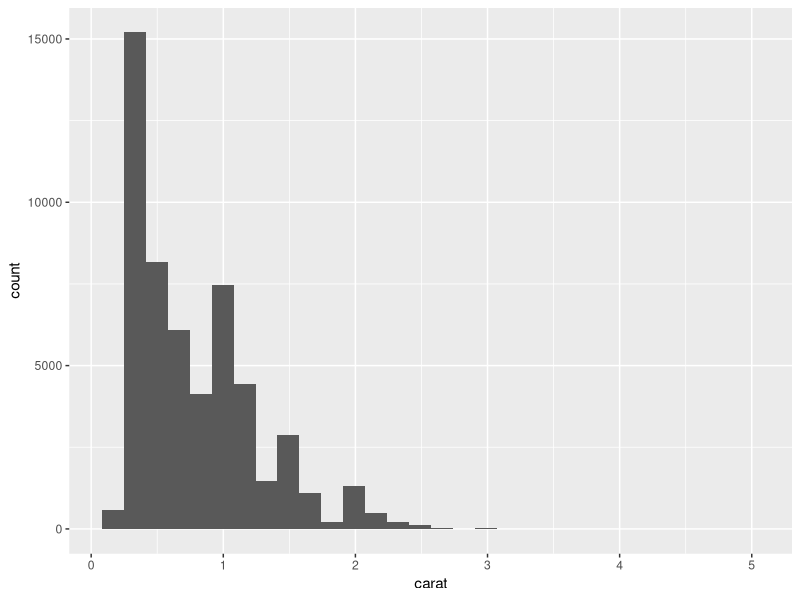
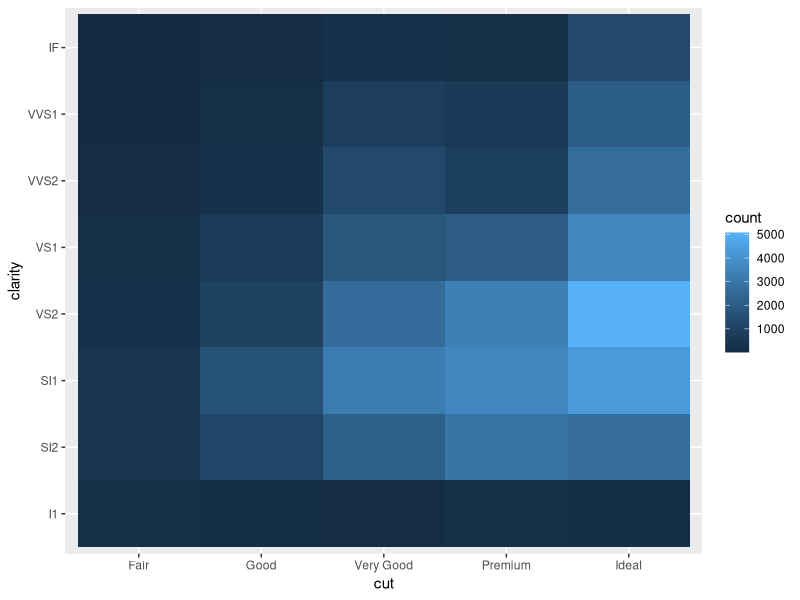
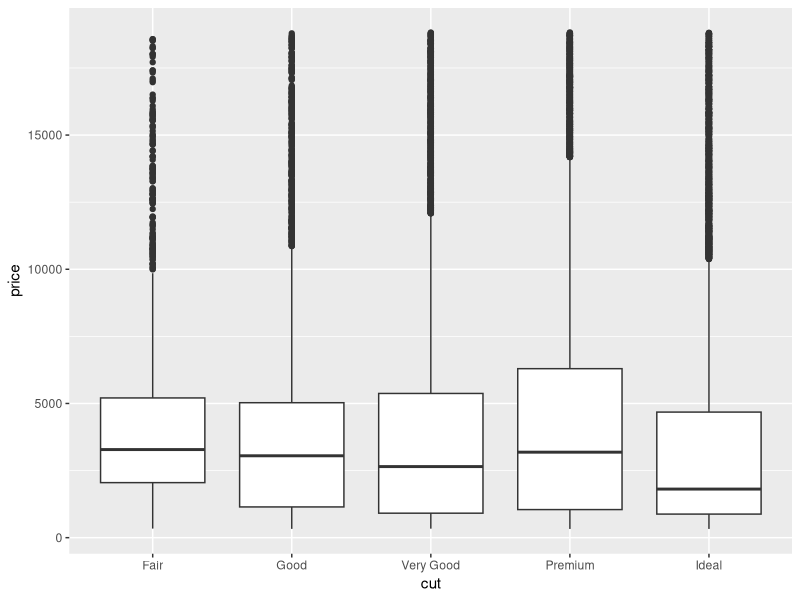
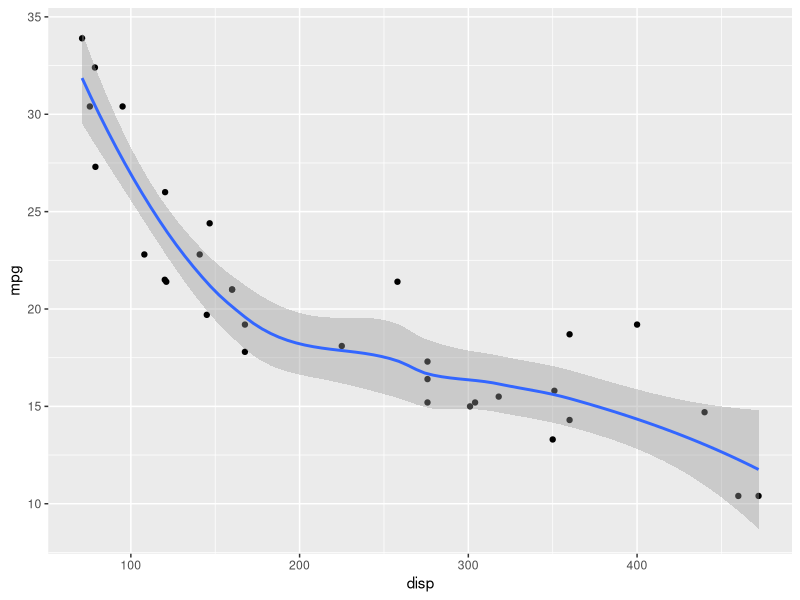
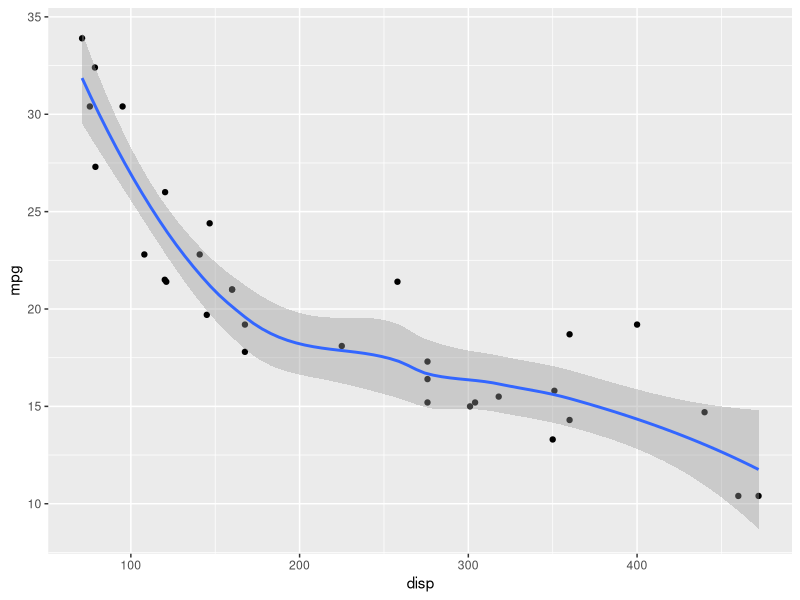
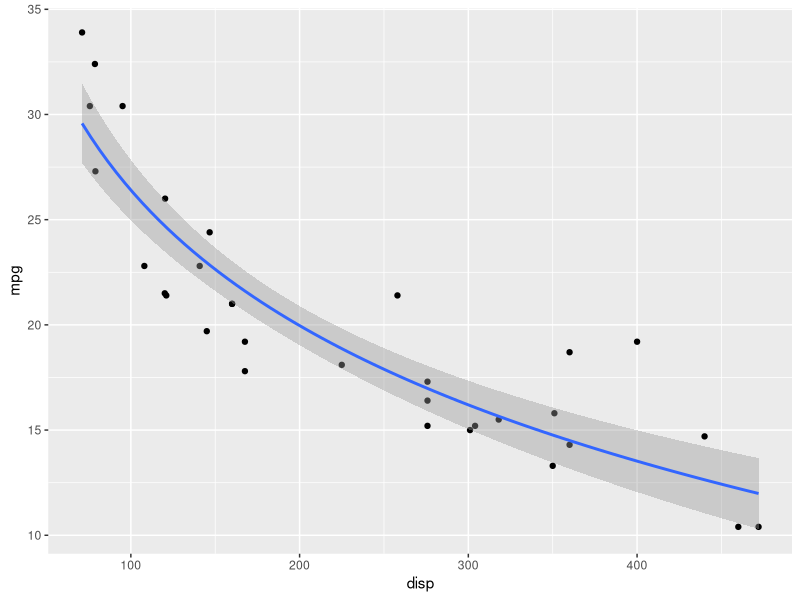
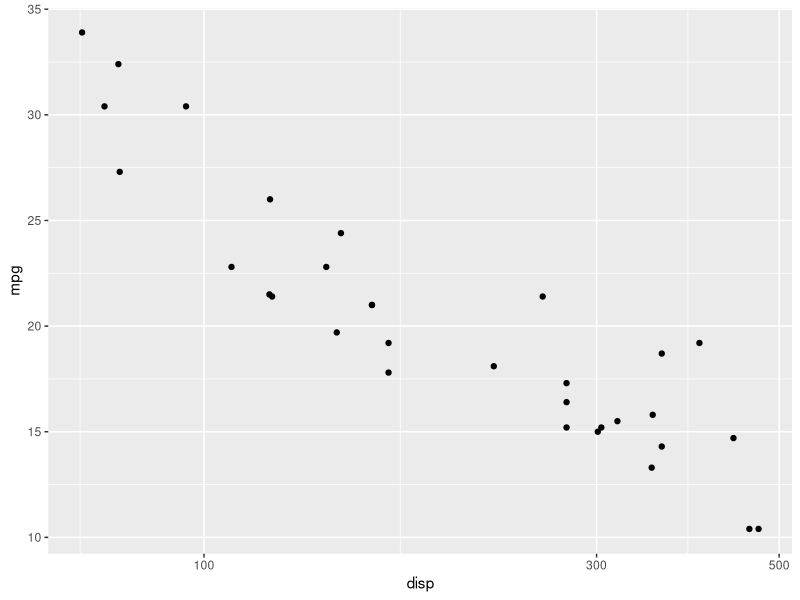
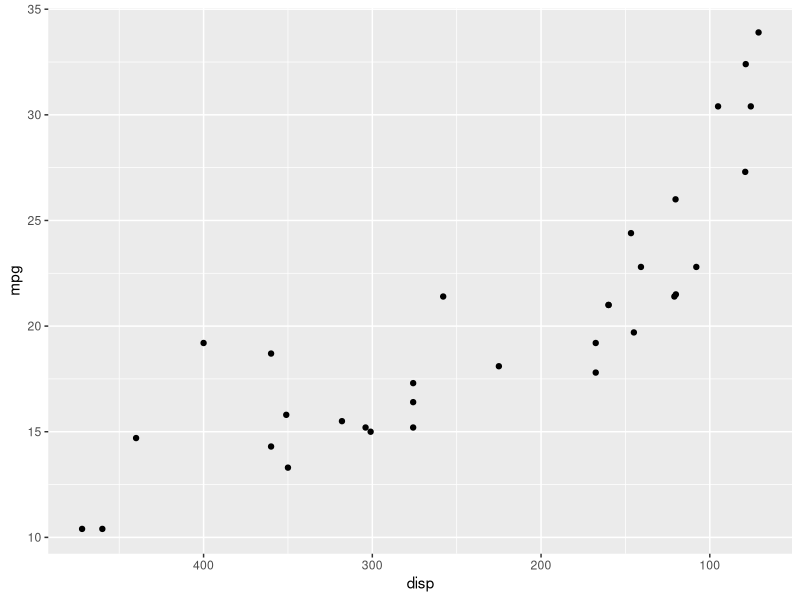

These figures' R source, in order:
### Stats and Scales

library(ggplot2)

# Same as hist
ggplot(diamonds, aes(x = carat)) + 
  stat_bin()

# Heatmap, but different than prev module, as we are looking at counts. Shows a stat diff. b/w layers
ggplot(diamonds, aes(x = cut, y = clarity)) + 
  stat_bin2d()

# x should be factor/categorical and y should be continuous for box plot to work
ggplot(diamonds, aes(x = cut, y = price)) + 
  stat_boxplot()

# Smoothing
ggplot(mtcars, aes(x = disp, y= mpg)) +
  geom_point() + 
  stat_smooth()
# Above and below are same
ggplot(mtcars, aes(x = disp, y= mpg)) +
  geom_point() + 
geom_smooth()
# However with stat_smooth you can also add some formula (maybe also in geom_smooth??)
# This gives a smoother plot
ggplot(mtcars, aes(disp, mpg)) + 
  geom_point() + 
  stat_smooth(method = 'lm', formula = y ~ log(x))

## Changing scale
# scale x axis on a log10
ggplot(mtcars, aes(x = disp, y = mpg)) + 
  geom_point() + 
  scale_x_log10()
# Reverse the x axis (400->100)
ggplot(mtcars, aes(x = disp, y = mpg)) + 
  geom_point() + 
  scale_x_reverse()

## Adding colors
ggplot(diamonds, aes(x = cut, y = price)) + 
  stat_boxplot(color = 'pink', fill = 'purple')

## Using shapes to discriminate b/w diff grouping categories
ggplot(mtcars, aes(x = disp, y = mpg, 
                   shape = as.factor(cyl))) + 
  geom_point() + 
  scale_shape(solid = F)
  # just get outlines of points
 
# Change the shape size
ggplot(mtcars, aes(x = disp, y = mpg, 
                   size = cyl)) + 
  geom_point() + 
  scale_size_area(max_size = 10)
